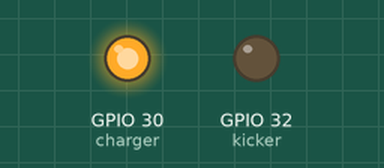
Simulated run of this sketch. Board: ESP32. Shown: output pins drawn as LEDs (lit = HIGH).

Above: at 1.0 s.
At 2.5 s:
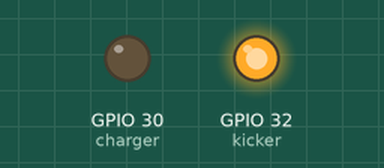
At 5.5 s:
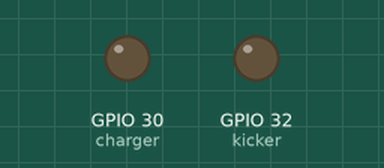
Timing chart, 0 to 10.4 s (numbered marks = the images above):
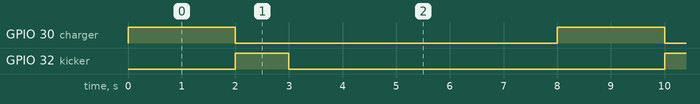

Measured:
- by itself, GPIO 30 (charger): alternates HIGH for 2.0 s and LOW for 6.0 s
- by itself, GPIO 32 (kicker): alternates HIGH for 1.0 s and LOW for 7.0 s
- by itself, everything shown: repeats every 8.0 s, in 3 steps

The sketch:

testkicker.ino
```cpp
// C++ code
bool kick = 0;
int charge = 0;
int kicker = 32,charger=30;//interface pada arduino


void setup()
{
  pinMode(kicker, OUTPUT);//charging capacitor
  pinMode(charger, OUTPUT);//kicker
  Serial.begin(9600);

}

void loop()
{
  bool kick = 0;
  char charge = 0;
  digitalWrite(charger,0);
  digitalWrite(kicker,0);


  //oper
    digitalWrite(charger,1);
    delay(2000);
    digitalWrite(charger,0);
    digitalWrite(kicker,1);
    delay(1000);
    digitalWrite(kicker,0);
    delay(5000);

}
```
